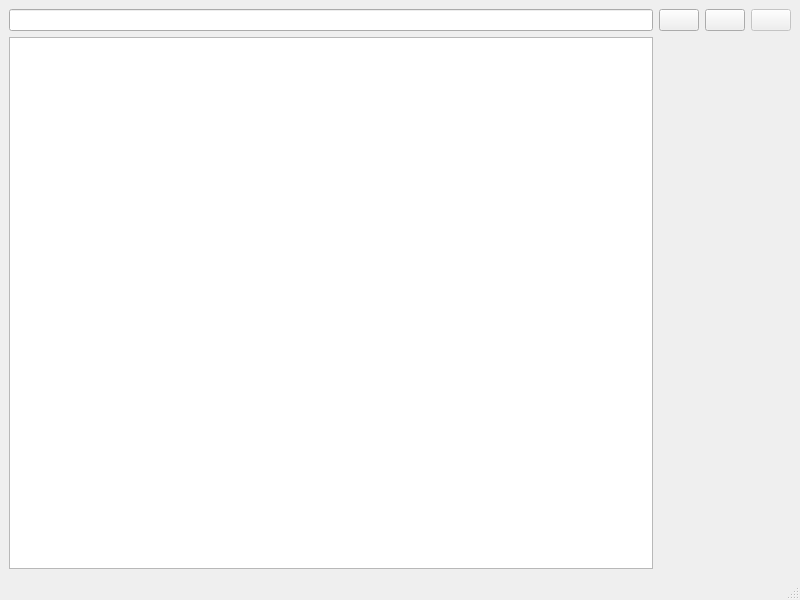
<?xml version="1.0" encoding="UTF-8"?>
<ui version="4.0">
 <class>MainWindow</class>
 <widget class="QMainWindow" name="MainWindow">
  <property name="geometry">
   <rect>
    <x>0</x>
    <y>0</y>
    <width>800</width>
    <height>600</height>
   </rect>
  </property>
  <property name="windowTitle">
   <string>MainWindow</string>
  </property>
  <widget class="QWidget" name="centralwidget">
   <layout class="QGridLayout" name="gridLayout">
    <item row="0" column="3">
     <widget class="QPushButton" name="pushButton_3">
      <property name="enabled">
       <bool>false</bool>
      </property>
      <property name="text">
       <string/>
      </property>
      <property name="icon">
       <iconset resource="resource.qrc">
        <normaloff>:/img/img/delete.png</normaloff>:/img/img/delete.png</iconset>
      </property>
      <property name="default">
       <bool>false</bool>
      </property>
     </widget>
    </item>
    <item row="0" column="1">
     <widget class="QPushButton" name="pushButton">
      <property name="text">
       <string/>
      </property>
      <property name="icon">
       <iconset>
        <normaloff>img/search.png</normaloff>img/search.png</iconset>
      </property>
     </widget>
    </item>
    <item row="0" column="2">
     <widget class="QPushButton" name="pushButton_2">
      <property name="text">
       <string/>
      </property>
      <property name="icon">
       <iconset resource="resource.qrc">
        <normaloff>:/img/img/add.png</normaloff>:/img/img/add.png</iconset>
      </property>
     </widget>
    </item>
    <item row="0" column="0">
     <widget class="QLineEdit" name="lineEdit"/>
    </item>
    <item row="1" column="0">
     <widget class="QTableView" name="tableView">
      <property name="styleSheet">
       <string notr="true"/>
      </property>
     </widget>
    </item>
   </layout>
  </widget>
  <widget class="QMenuBar" name="menubar">
   <property name="geometry">
    <rect>
     <x>0</x>
     <y>0</y>
     <width>800</width>
     <height>21</height>
    </rect>
   </property>
  </widget>
  <widget class="QStatusBar" name="statusbar"/>
 </widget>
 <resources>
  <include location="resource.qrc"/>
 </resources>
 <connections/>
</ui>
